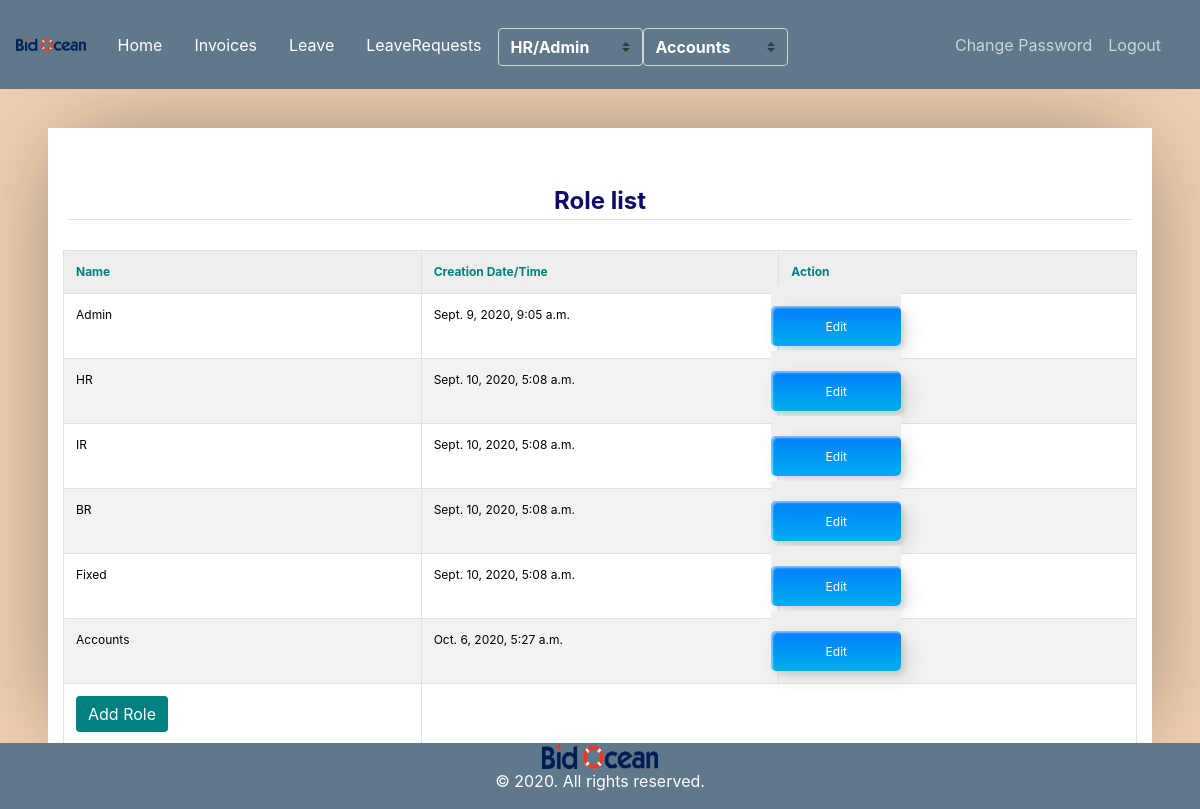
Page /role-list/ (signed in) on the committed database.
### user_invoice/models.py (models this page shows, shortened)
class Role(models.Model):
    id         = models.AutoField(primary_key=True)
    name       = models.CharField(max_length=300)
    created_at = models.DateTimeField(auto_now_add=True)
    status     = models.SmallIntegerField(default=1)

### user_invoice/views.py (the view)
# urls.py: path('role-list/',views.RoleDisplayView.as_view(),name='role_list'),
class RoleDisplayView(AdminOrHROrAccountsPanelMixin,TemplateView):
    template_name = 'user_invoice/role_list.html'
    def get(self, request):
        context = {
            'roles': Role.objects.all(),
            'title': 'Role list',
            'role' : Employee.objects.get(auth_tbl=self.request.user).role.name.lower()
        }
        return render(request, self.template_name, context)

### user_invoice/mixin.py (called while the page is built)
    def test_func(self):
        user     = self.request.user
        employee = Employee.objects.get(auth_tbl=user)
        return employee.role.name.lower() == 'admin' or employee.role.name.lower() == 'hr' or employee.role.name.lower() == 'accounts'

### user_invoice/templates/user_invoice/role_list.html (shortened to what this page needs)
{% extends "user_invoice/base.html" %}
{% load crispy_forms_tags %}
{% block content %}
		<table  width="100%">
			<tr>
				<td><legend class="border-bottom mb-4" style="color: rgb(15, 9, 105);text-align: center;"><b>Role list</b> </legend></td>
			</tr>
		</table>
		<table cellpadding="0" cellspacing="0" border="0" class="table table-bordered table-striped  display" width="100%">
			<tr>
				<th style="color: teal;"><b> Name</b> </th>
				<th style="color: teal;"><b> Creation Date/Time</b></th>
				<th style="color: teal;"><b> Action </b></th>
			</tr>
			{% for role in roles %}
				<tr>
					<td style="color: black;">{{role.name}}</td>
					<td style="color: black;">{{role.created_at}}</td>
					<td><a href="{% url 'role_edit' role.pk %}"><button class="custom-btn btn-12"><span>Click!</span><span>Edit</span></button></a></td>
				</tr>
			{% endfor %}
			<td align="left"><a href="{% url 'role_add' %}"><input class="btn btn-primary" type='button' style="background-color:teal;border: none;" value='Add Role'></a></td>
		</table>
{% endblock content %}

### user_invoice/static/user_invoice/main.css (style rules this page uses)
body { background: #fafafa; color: #333333; margin-top: 5rem; }

### user_invoice/templates/user_invoice/base.html (style rules this page uses)
a { color: white; }

### user_invoice/templates/user_invoice/role_list.html (style rules this page uses)
* { border: 0; color: inherit; font-family: inherit; font-size: inherit; font-style: inherit; font-weight: inherit; line-height: inherit; list-style: none; margin: 0; padding: 0; text-decoration: none; vertical-align: top; }
table { font-size: 75%; table-layout: fixed; width: 100%; }
table { border-collapse: collapse; border-spacing: 2px; }
th, td { border-width: 0px; padding: 0.5em; position: relative; }
th, td { border-radius: 0.25em; border-style: solid; }
th { background: #EEE; border-color: #BBB; }
td { border-color: #DDD; }
html { font: 16px/1 'Open Sans', sans-serif; overflow: auto; padding: 0.5in; }
html { background: #EFCFB0; cursor: default; }
body { background: #FFF; border-radius: 1px; box-shadow: 0 0 1in -0.25in rgba(0, 0, 0, 0.5); }
.btn-12 { position: relative; right: 20px; bottom: 20px; border:none; box-shadow: none; width: 130px; height: 40px; line-height: 42px; -webkit-perspective: 230px; perspective: 230px; }
.btn-12 span { background: rgb(0,172,238); background: linear-gradient(0deg, rgba(0,172,238,1) 0%, rgba(2,126,251,1) 100%); display: block; position: absolute; width: 130px; height: 40px; box-shadow:inset 2px 2px 2px 0px rgba(255,255,255,.5), 7px 7px 20px 0px rgba(0,0,0,.1), 4px 4px 5px 0px rgba(0,0,0,.1); border-radius: 5px; margin:0; text-align: center; -webkit-box-sizing: border-box; -moz-box-sizing: border-box; box-sizing: border-box; -webkit-transition: all .3s; transition: all .3s; }
.btn-12 span:nth-child(2) { -webkit-transform: rotateX(0deg); -moz-transform: rotateX(0deg); transform: rotateX(0deg); -webkit-transform-origin: 50% 50% -20px; -moz-transform-origin: 50% 50% -20px; transform-origin: 50% 50% -20px; }

### rows in the picture
Role: name "Admin", created_at "Sept. 9, 2020, 9:05 a.m."
Role: name "HR", created_at "Sept. 10, 2020, 5:08 a.m."
Role: name "IR", created_at "Sept. 10, 2020, 5:08 a.m."
Role: name "BR", created_at "Sept. 10, 2020, 5:08 a.m."
Role: name "Fixed", created_at "Sept. 10, 2020, 5:08 a.m."
Role: name "Accounts", created_at "Oct. 6, 2020, 5:27 a.m."
